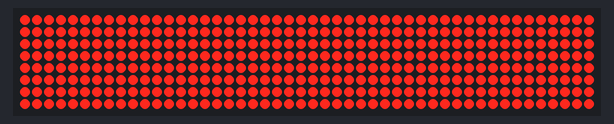
A sketch run on a simulated Arduino Uno, built with avr-gcc and run on an emulated ATmega328P. On the bench: 48×8 LED matrix.

Above: at 0.1 s.
At 0.9 s:
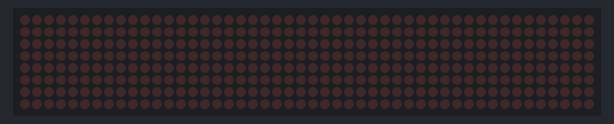
At 1.78 s:
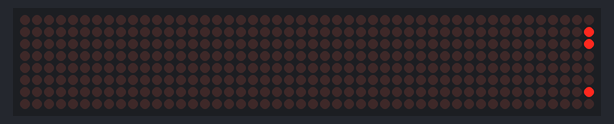
At 2.7 s:
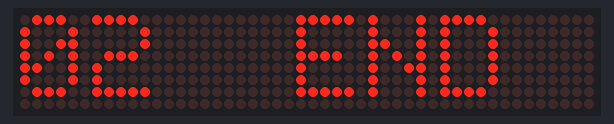
At 4.84 s:
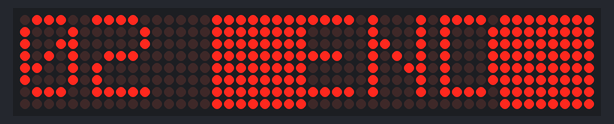
At 7.05 s:
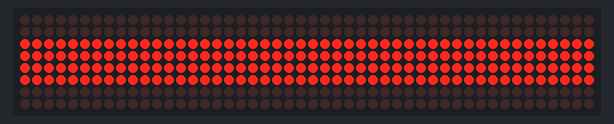

Measured:
- by itself, everything shown: repeats every 6.5 s, in 26 steps
- what the display in image 1 shows lasts 0.8 s, from 0.8 s to 1.6 s
- what the display in image 3 shows lasts 0.7 s, from 2.6 s to 3.3 s

The sketch:

LED.ino
```cpp
#include <MD_MAX72xx.h>

#define BUF_SIZE 15
#define MAX_DEVICES 6
#define CHAR_SIZE 6
#define MAXCHARS_ONSCREEN 6
#define CLK_PIN   13
#define DATA_PIN  11
#define CS_PIN    10

uint8_t alph[37][5] =
{  {0,0,0,0,0}              // ETC
  ,{126, 9, 9, 9, 126}      // A
  ,{127, 73, 73, 73, 54}    // B
  ,{62, 65, 65, 65, 65}     // C
  ,{127, 65, 65, 65, 62}    // D
  ,{ 127, 73, 73, 73, 65}   // E
  ,{127, 9, 9, 9, 1}        // F
  ,{62, 65, 65, 73, 121}    // G
  ,{127, 8, 8, 8, 127}      // H
  ,{0, 65, 127, 65, 0}      // I
  ,{48, 65, 65, 65, 63}     // J
  ,{127, 8, 20, 34, 65}     // K
  ,{127, 64, 64, 64, 64}    // L
  ,{127, 2, 12, 2, 127}     // M
  ,{127, 4, 8, 16, 127}     // N
  ,{62, 65, 65, 65, 62}     // O
  ,{127, 9, 9, 9, 6}        // P
  ,{62, 65, 65, 97, 126}    // Q
  ,{127, 9, 25, 41, 70}     // R
  ,{70, 73, 73, 73, 49}     // S
  ,{1, 1, 127, 1, 1}        // T
  ,{63, 64, 64, 64, 63}     // U
  ,{31, 32, 64, 32, 31}     // V
  ,{63, 64, 56, 64, 63}     // W
  ,{99, 20, 8, 20, 99}      // X
  ,{3, 4, 120, 4, 3}        // Y
  ,{97, 81, 73, 69, 67}     // Z
  ,{62, 81, 73, 69, 62,}    // 0
  ,{0, 4, 2, 127, 0}        // 1
  ,{113, 73, 73, 73, 70}    // 2
  ,{65, 73, 73, 73, 54}     // 3
  ,{15, 8, 8, 8, 127}       // 4
  ,{79, 73, 73, 73, 49}     // 5
  ,{62, 73, 73, 73, 48}     // 6
  ,{3, 1, 1, 1, 127}        // 7
  ,{54, 73, 73, 73, 54}     // 8
  ,{6, 73, 73, 73, 62}      // 9
};

class Show {
public:
  Show(MD_MAX72XX *mx): md(mx) {}
//animation when showing strings start
  void start(){
    md->setRow(0, 0xFF);
    md->setRow(1, 0xFF);
    md->setRow(2, 0xFF);
    md->setRow(3, 0xFF);
    md->setRow(4, 0xFF);
    md->setRow(5, 0xFF);
    md->setRow(6, 0xFF);
    md->setRow(7, 0xFF);

    for (int i = 3; i >= 0; i--){
      delay(200);
      md->setRow(3 - i, 0);
      md->setRow(4 + i, 0);
    }
    for (int i = 0; i < 4; i++){
      delay(200);
      md->setRow(1 + i, 0);
      md->setRow(6 - i, 0);
    }
    delay(10);
}

//animation when showing strings End
  void end() {
  int delayTime = 200;
  int startCol = 31;
  int endCol = 0;

  for (int i = 0; i <= 15; i++) {
    delay(delayTime);
    md->setColumn(startCol, 0xff);
    md->setColumn(endCol, 0xff);
    startCol--;
    endCol++;
  }

  delay(delayTime);
}

private:
  MD_MAX72XX *md = 0 ;
};

MD_MAX72XX mx = MD_MAX72XX(MD_MAX72XX::PAROLA_HW, DATA_PIN, CLK_PIN, CS_PIN, MAX_DEVICES);
Show effect = Show(&mx);
//Print char
void displayCharacter(uint8_t col, uint8_t inchar)
{
  uint8_t charc;

  if(inchar >= 'A' && inchar <= 'Z')
    charc = inchar - 64;
  else if(inchar >= 'a' && inchar <= 'z')
    charc = inchar - 96;
  else if(inchar >= '0' && inchar <= '9' )
    charc = inchar - 21;
  else
    charc = 0;

  mx.setBuffer(col,5,alph[charc]);
}

//first way to show
void showMovingText1(const char *str, uint8_t len) {
  int i, c;
  int startCol = 0, currentCol = 0;
  static char currentMessage[BUF_SIZE];
  uint32_t animationLength;

  if (len <= 0)
    return;

  strcpy(currentMessage, str);

  animationLength = (len + MAXCHARS_ONSCREEN) * CHAR_SIZE;

  for (i = 0; i < animationLength; i++) {
    int numChars = (int)(i / CHAR_SIZE) + 1;
    numChars = (numChars > len) ? len : numChars;
    startCol = currentCol;
    int minChar = ((numChars < MAXCHARS_ONSCREEN) ? 0 : numChars - MAXCHARS_ONSCREEN);
    mx.clear();
    for (c = numChars - 1; c >= minChar; c--) {
      displayCharacter(startCol, (uint8_t)currentMessage[c]);
      startCol += 6;
    }
    currentCol += 1;
    if (currentCol >= CHAR_SIZE && numChars != len)
      currentCol = 0;
    delay(10);
  }
}

//second way to show
void showMovingText2(const char *str, uint8_t len) {
  static char curr_msg[BUF_SIZE];
  static bool charState[MAXCHARS_ONSCREEN] = {0};
  int mid_col = (len % 2) ? 18 : 15;
  int mid_char_indx = len / 2;
  int i, right_char_col, left_char_col;

  if (len <= 0)
    return;

  strcpy(curr_msg, str);

  for (i = 0; i < (len / 2) + 1; i++) {
    right_char_col = mid_col - i * CHAR_SIZE;
    left_char_col = mid_col + i * CHAR_SIZE;

    if (mid_char_indx - i >= 0 && left_char_col >= 0) {
      displayCharacter(left_char_col, curr_msg[mid_char_indx - i]);
      charState[mid_char_indx - i] = true;
    } else {
      charState[mid_char_indx - i] = false;
    }

    if (mid_char_indx + i < len && i != 0 && right_char_col <= 32 - CHAR_SIZE) {
      displayCharacter(right_char_col, curr_msg[mid_char_indx + i]);
      charState[mid_char_indx + i] = true;
    } else {
      charState[mid_char_indx + i] = false;
    }
  }

  for (i = 0; i < len; i++) {
    if (!charState[i])
      displayCharacter(mid_col + (i - mid_char_indx) * CHAR_SIZE, curr_msg[i]);
  }
}

void animation() {
  effect.start();
  showMovingText1("spring02",8);
  showMovingText2("END",3);
  delay(500);
  effect.end();
}

void setup() {
  mx.begin();
}

void loop() {
  animation();
}
```
